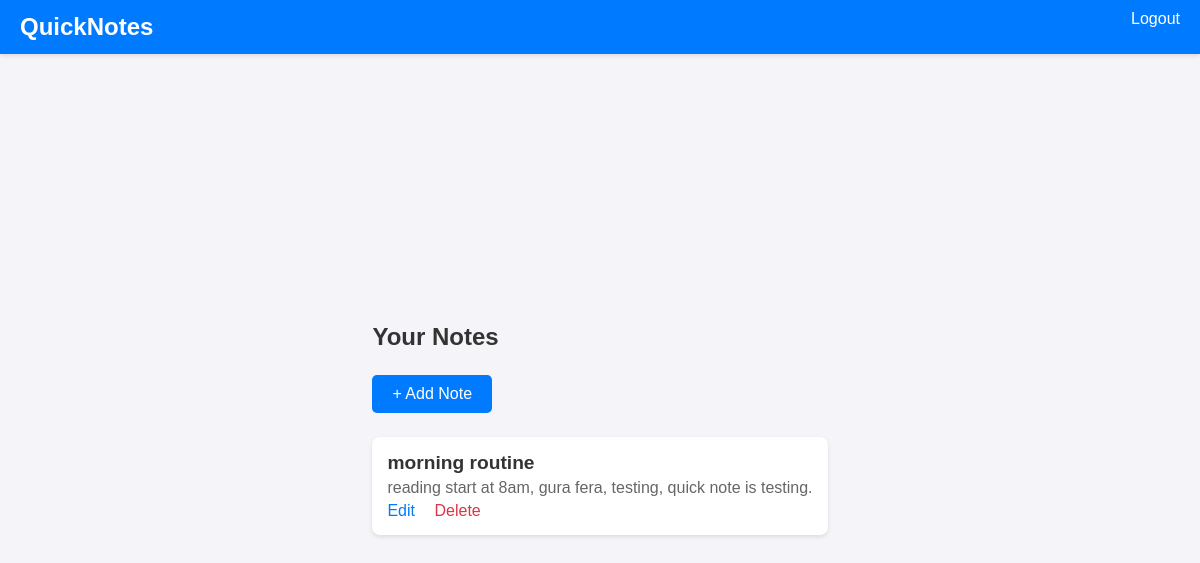
The app's page / (signed in) with its own data.
### notes/models.py (models this page shows, shortened)
class Note(models.Model):
    title = models.CharField(max_length=200)
    content = models.TextField()
    created_at = models.DateTimeField(auto_now_add=True)
    user = models.ForeignKey(User, on_delete=models.CASCADE)

### notes/views.py (the view)
# urls.py: path('', views.home, name='home'),
@login_required
def home(request):
    notes = Note.objects.filter(user=request.user)
    return render(request, 'notes/home.html', {'notes': notes})

### notes/templates/notes/home.html (shortened to what this page needs)
{% extends 'base.html' %}
{% block content %}
<div class="container">
    <h2>Your Notes</h2>
    <div>
        <a href="{% url 'create' %}" class="add-note">+ Add Note</a>
    </div>
    {% if notes %}
        <ul>
            {% for note in notes %}
                <li>
                    <strong>{{ note.title }}</strong>
                    <p>{{ note.content }}</p>
                    <a href="{% url 'update' note.id %}">Edit</a>
                    <a href="{% url 'delete' note.id %}" class="delete-link">Delete</a>
                </li>
            {% endfor %}
        </ul>
    {% else %}
        <p class="empty-state">No notes yet. <a href="{% url 'create' %}">Add one now!</a></p>
    {% endif %}
</div>
{% endblock %}

### notes/templates/base.html (style rules this page uses)
body { background-color: #f4f4f9; font-family: Arial, sans-serif; margin: 0; min-height: 100vh; display: flex; flex-direction: column; }

### notes/templates/notes/home.html (style rules this page uses)
.container { max-width: 800px; margin: 0 auto; padding: 20px; }
h2 { font-size: 1.5rem; color: #333; margin-bottom: 1.5rem; }
.add-note { display: inline-block; background-color: #007bff; color: white; padding: 10px 20px; text-decoration: none; border-radius: 5px; margin-bottom: 1.5rem; transition: background-color 0.3s; }
ul { list-style: none; padding: 0; margin: 0; }
li { background: white; padding: 15px; margin-bottom: 15px; border-radius: 8px; box-shadow: 0 2px 4px rgba(0, 0, 0, 0.1); transition: transform 0.2s, box-shadow 0.2s; }
li strong { font-size: 1.2rem; color: #333; }
li p { margin: 5px 0; color: #666; }
li a { color: #007bff; text-decoration: none; margin-right: 15px; }
.delete-link { color: #dc3545; }

### records on screen
Note: title "morning routine", content "reading start at 8am, gura fera, testing, quick note is testing."
